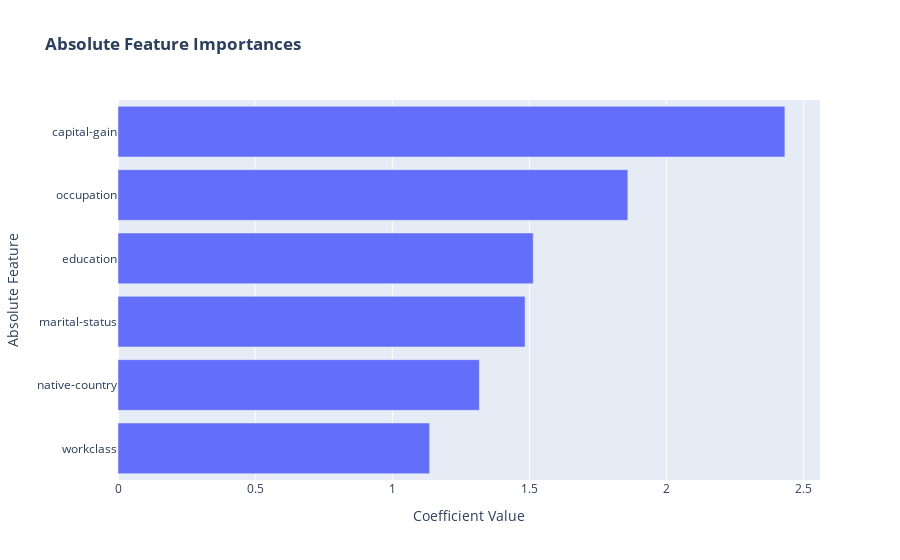

The notebook cell saved with this chart:
### Code cell
# feature importance bar plot
top_5 = aggregated_importance[:6].sort_values(ascending=False).reset_index()
top_5.columns = ['Original Feature', 'Value']

# Create the bar plot
fig = px.bar(
    top_5,
    x='Value',
    y='Original Feature',
    orientation='h',
    title="<b>Absolute Feature Importances</b>",
    labels={
        "Original Feature": "Absolute Feature",
        "Value": "Coefficient Value"
    },
    category_orders={
        "Original Feature": top_5['Original Feature'].tolist()
    }
)

fig.show()

### Figure 1 — Plotly figure (JSON) as saved in the notebook; plotly's stock layout.template omitted (floating-point values rounded to 4 significant figures)
{"data": [{"alignmentgroup": "True", "hovertemplate": "Coefficient Value=%{x}<br>Absolute Feature=%{y}<extra></extra>", "legendgroup": "", "marker": {"color": "#636efa", "pattern": {"shape": ""}}, "name": "", "offsetgroup": "", "orientation": "h", "showlegend": false, "textposition": "auto", "type": "bar", "x": [2.431, 1.859, 1.514, 1.484, 1.317, 1.136], "xaxis": "x", "y": ["capital-gain", "occupation", "education", "marital-status", "native-country", "workclass"], "yaxis": "y"}], "layout": {"barmode": "relative", "legend": {"tracegroupgap": 0}, "title": {"text": "<b>Absolute Feature Importances</b>"}, "xaxis": {"anchor": "y", "domain": [0, 1], "title": {"text": "Coefficient Value"}}, "yaxis": {"anchor": "x", "categoryarray": ["workclass", "native-country", "marital-status", "education", "occupation", "capital-gain"], "categoryorder": "array", "domain": [0, 1], "title": {"text": "Absolute Feature"}}}}
